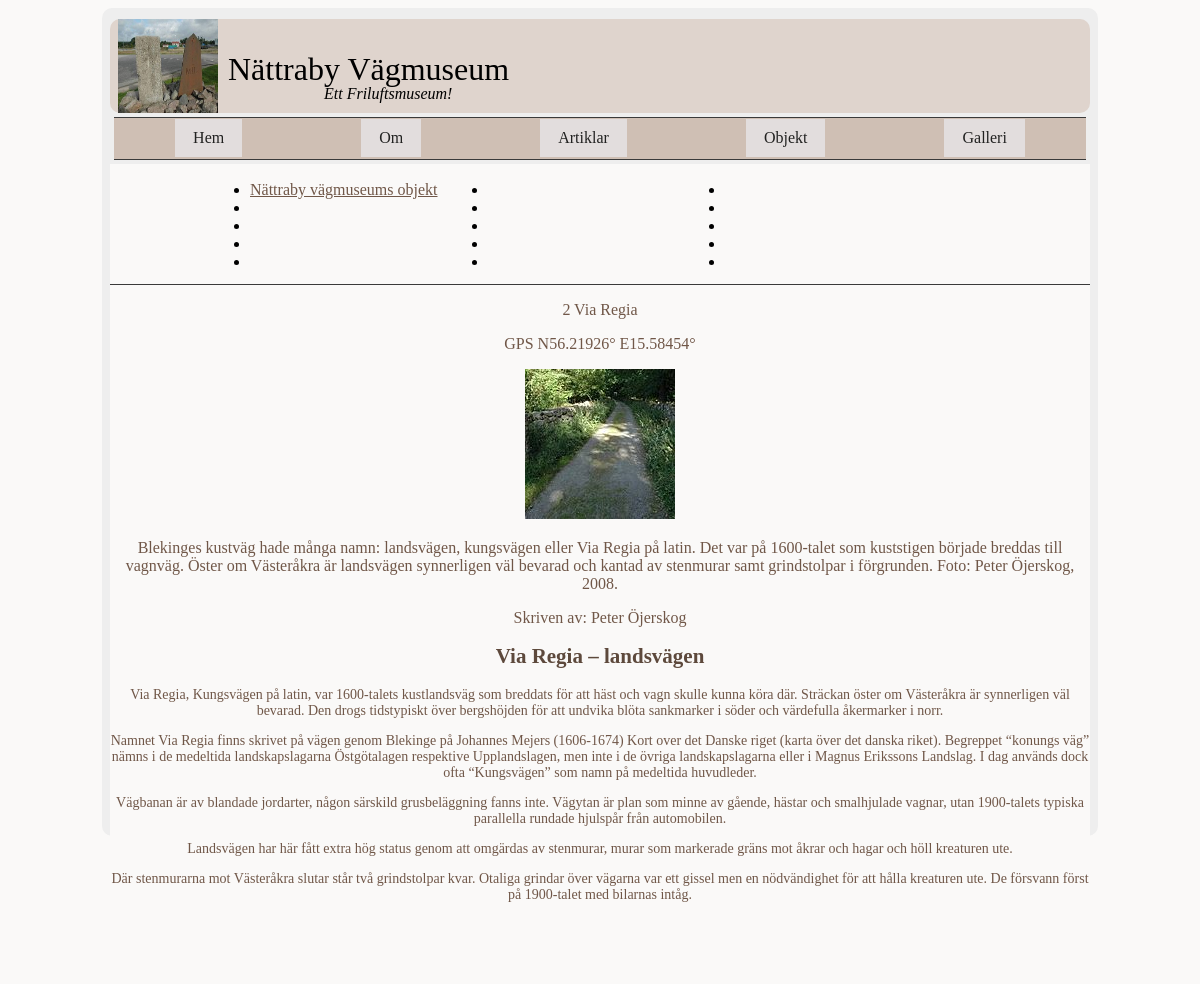
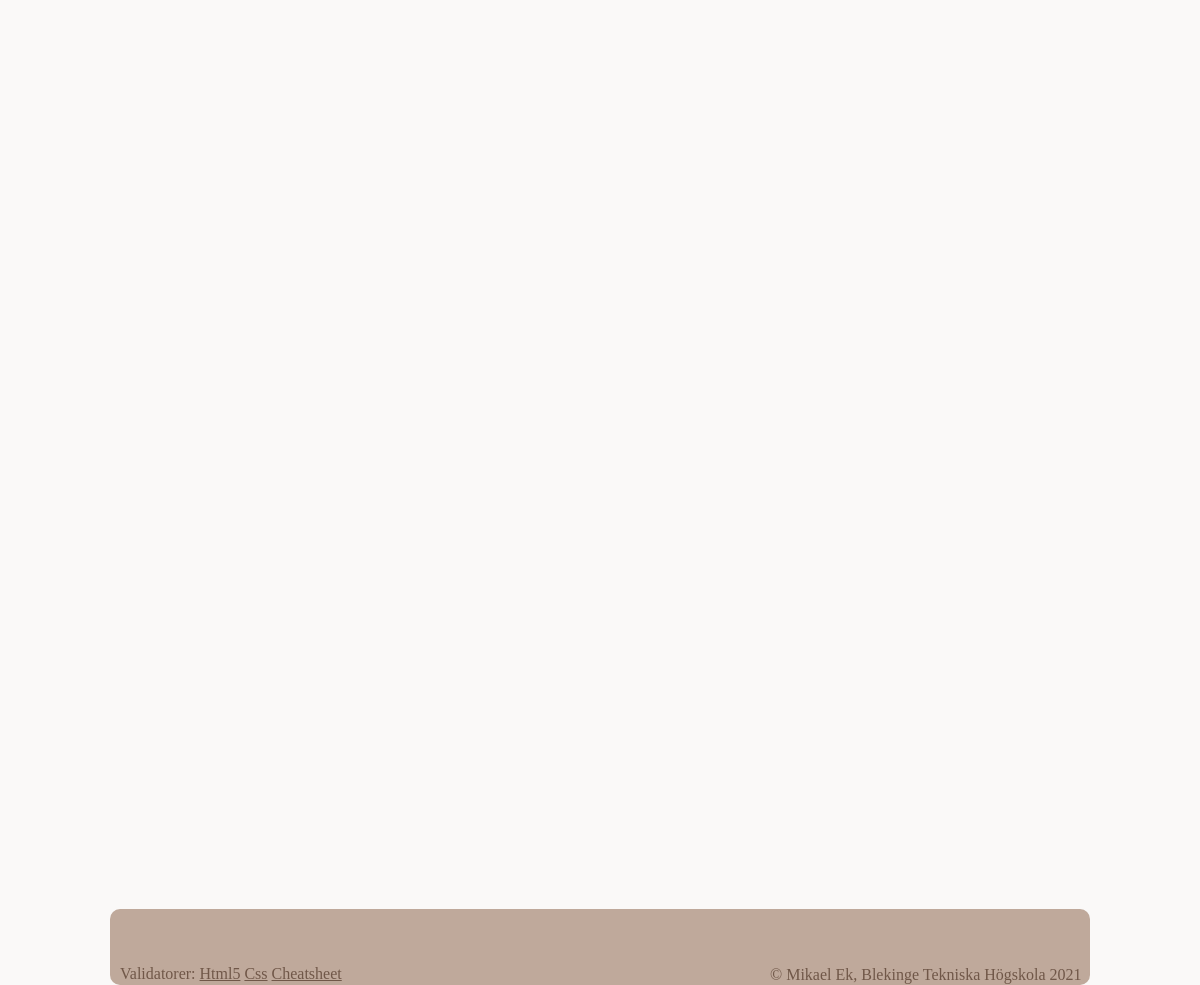
The page /object.php?page=object2 on the database its author committed (2 pictures, top to bottom).
### tables this page shows
CREATE TABLE object(
  id INT,
  name TEXT,
  title TEXT,
  data TEXT,
  author TEXT,
  gps TEXT,
  mapImage TEXT,
  image1 TEXT,
  image1Alt TEXT,
  image1Text,
  TEXT,
  image2 TEXT,
  image2Alt TEXT,
  image2Text TEXT
);

### object.php (called while the page is built, shortened)
<?php
require __DIR__ . "/incl/header.php";
require __DIR__ . "/incl/multipage.php";
require __DIR__ . "/incl/footer.php";

### object/object2.php (the view, shortened to what this page needs)
<?php
$fileName = __DIR__ . "/../db/nvm2.sqlite";
$dsn = "sqlite:$fileName";
$db = connectToDatabase($dsn);
$sql = "SELECT * FROM object WHERE id = 4 ";
$stmt = $db->prepare($sql);
$stmt->execute();
$res = $stmt->fetchAll(PDO::FETCH_ASSOC);
$rows = null;
foreach ($res as $row) {
    $rows .= "<tr>";
    $rows .= "<td>{$row['name']}</td>";
    $rows .= "<td>{$row['title']}</td>";
    $rows .= "<td>{$row['data']}</td>";
    $rows .= "<td>{$row['author']}</td>";
    $rows .= "<td>{$row['gps']}</td>";
    $rows .= "<td>{$row['mapImage']}</td>";
    $rows .= "<td>{$row['image1']}</td>";
    $rows .= "<td>{$row['image1Alt']}</td>";
    $rows .= "<td>{$row['image1Text']}</td>";
    $rows .= "<td>{$row['TEXT']}</td>";
    $rows .= "<td>{$row['image2']}</td>";
    $rows .= "<td>{$row['image2Alt']}</td>";
    $rows .= "<td>{$row['image2Text']}</td>";
    $rows .= "</tr>\n";
}
?>
<div class="intro">
    <p><?php echo substr($row['title'], 1) ?></p>
    <p><?php echo $row['gps'] ?></p>
    <p><img src="img/150x150/<?php echo $row['image1'] ?>" alt=""></p>
    <p class="image-text"><?php echo $row['image1Text'] ?></p>
    <p class=" author">Skriven av: <?php echo $row['author'] ?></p>
</div>
<div class="text-data">
    <p><?php echo $row['data'] ?></p>
</div>

### css/style.css (style rules this page uses)
html { background-color: #faf9f8; }
p { color: #705748; }
h1, h2 { color:#5d493c }
body { margin: 8px auto; padding: 8px; width: 980px; min-height: 800px; max-height: 800px; background-color: #eee; border-radius: 10px; padding-bottom: 20px; }
.intro { text-align: center; }
.text-data { text-align: center; font-size: 14px; }

### rows shown on the page
object: title "2 Via Regia", gps "GPS N56.21926° E15.58454°", image1 (picture), image1Text "Blekinges kustväg hade många namn: landsvägen, kungsvägen eller Via Regia på latin. Det var på 1600-talet som kuststigen började breddas till vagnväg. Öster om Västeråkra är landsvägen synnerligen väl bevarad och kantad av stenmurar samt grindstolpar i förgrunden. Foto: Peter Öjerskog, 2008.", author "Peter Öjerskog", data "Via Regia – landsvägen Via Regia, Kungsvägen på latin, var 1600-talets kustlandsväg som breddats för att häst och vagn skulle kunna köra där. Sträckan öster om Västeråkra är synnerligen väl bevarad. Den drogs tidstypiskt över bergshöjden för att undvika blöta sankmarker i söder och värdefulla åkermarker i norr. Namnet Via Regia finns skrivet på vägen genom Blekinge på Johannes Mejers (1606-1674) Kort over det Danske riget (karta över det danska riket). Begreppet “konungs väg” nämns i de medeltida landskapslagarna Östgötalagen respektive Upplandslagen, men inte i de övriga landskapslagarna eller i Magnus Erikssons Landslag. I dag används dock ofta “Kungsvägen” som namn på medeltida…"

### other values the page prints
$value["title"] "Nättraby vägmuseums objekt"
